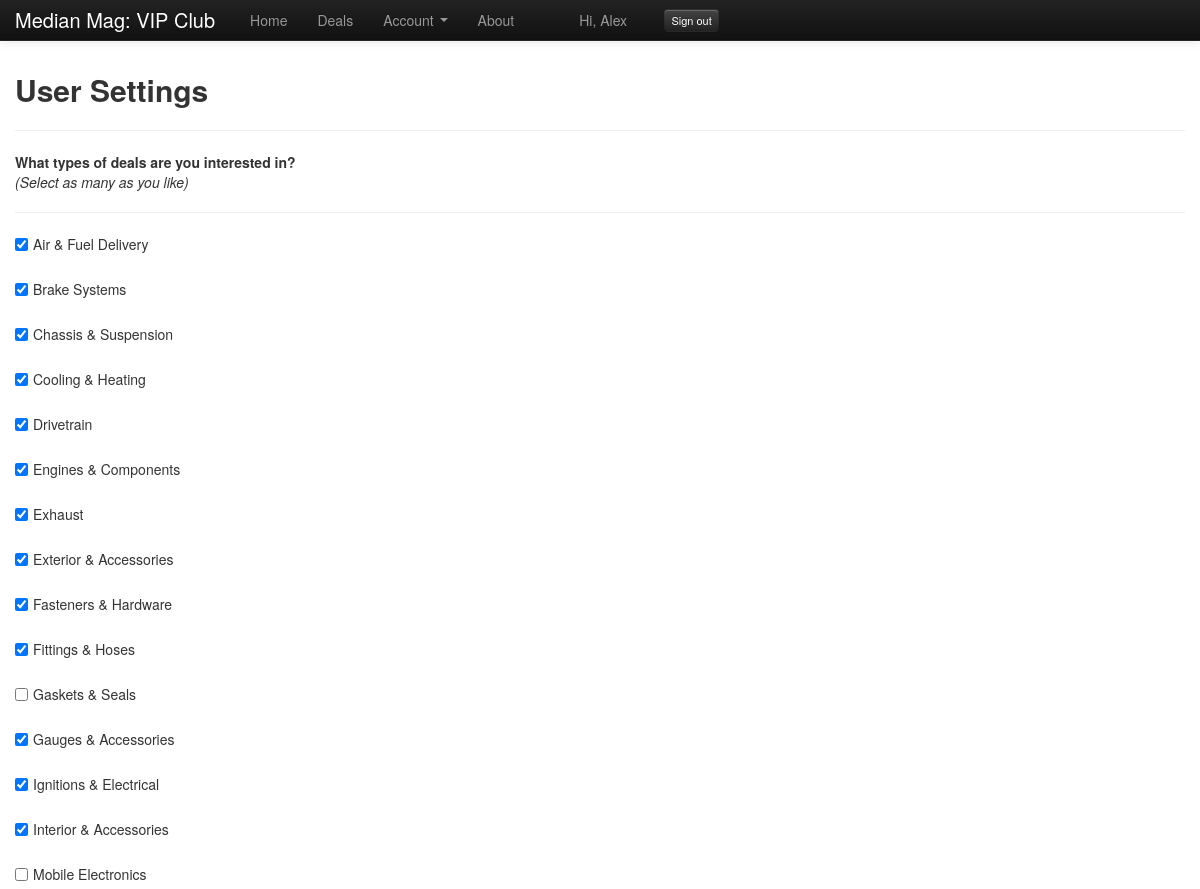
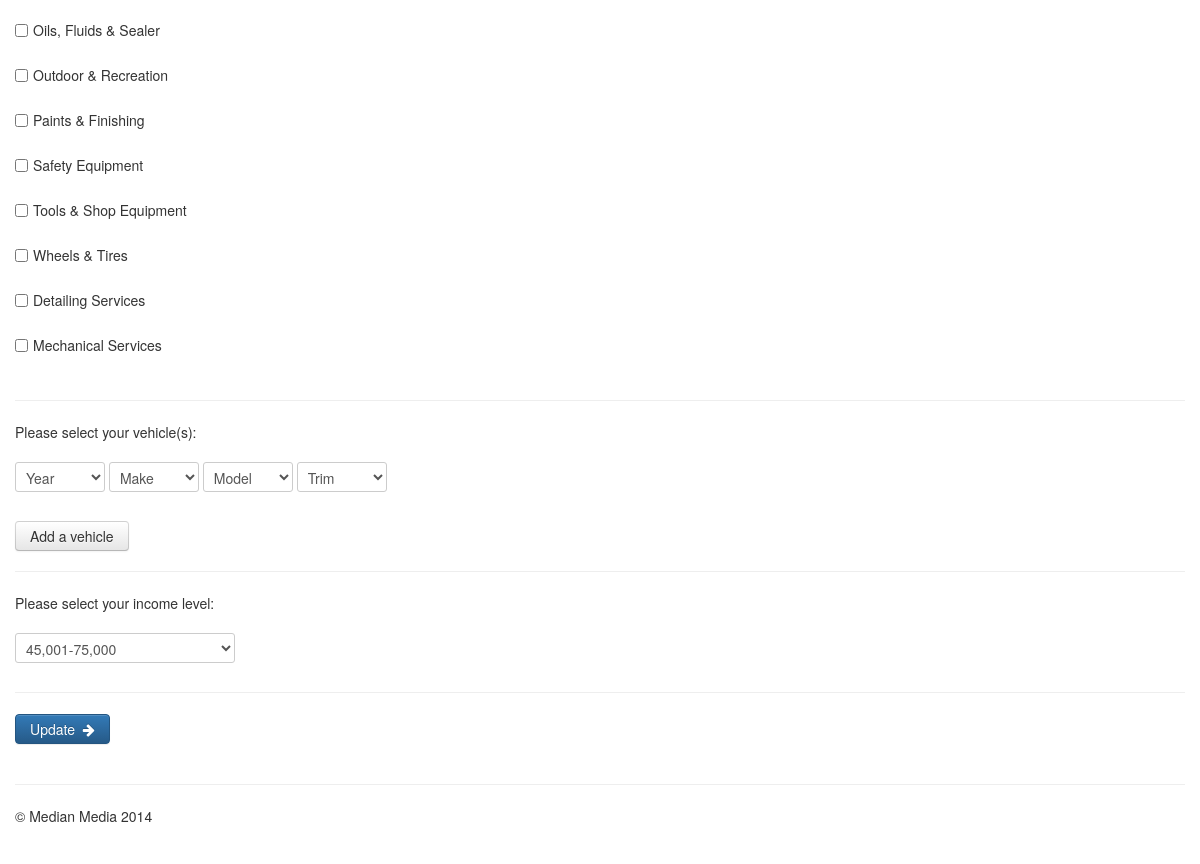
Screenshot of /index.php?p=uset (signed in) with the database file from the repository (2 pictures, top to bottom).
### tables this page shows
CREATE TABLE IF NOT EXISTS `categories` (
  `cat_id` int(10) NOT NULL AUTO_INCREMENT,
  `cat_name` varchar(50) NOT NULL,
  `parent_cat` int(10) NOT NULL DEFAULT '0',
  PRIMARY KEY (`cat_id`)
);

CREATE TABLE IF NOT EXISTS `users` (
  `user_id` int(10) NOT NULL AUTO_INCREMENT COMMENT 'AI UID',
  `username` varchar(30) NOT NULL COMMENT 'usernames',
  `fname` varchar(30) NOT NULL COMMENT 'First Name',
  `lname` varchar(30) NOT NULL COMMENT 'Last Name',
  `address1` varchar(50) NOT NULL COMMENT 'Address 1',
  `address2` varchar(50) NOT NULL COMMENT 'Address 2',
  `city` varchar(30) NOT NULL,
  `state` varchar(30) NOT NULL,
  `zip` int(10) NOT NULL,
  `email` varchar(50) NOT NULL COMMENT 'email',
  `birthdate` date NOT NULL,
  `income` int(4) NOT NULL COMMENT '1=25k, 2=24-25, 3=45-75. 4=75+',
  `hashed_password` varchar(40) NOT NULL COMMENT 'Hashed Passwords (SHA1)',
  `is_setup` tinyint(4) NOT NULL DEFAULT '0' COMMENT 'Setup (Selections)',
  `is_dealer` tinyint(4) NOT NULL DEFAULT '0' COMMENT 'Dealer (Dealer Tools)',
  `start_date` timestamp NOT NULL DEFAULT CURRENT_TIMESTAMP ON UPDATE CURRENT_TIMESTAMP,
  `alerts` tinyint(1) NOT NULL DEFAULT '1' COMMENT '1=yes, 0=no',
  PRIMARY KEY (`user_id`),
  UNIQUE KEY `user_id` (`user_id`),
  KEY `email` (`email`),
  KEY `username` (`username`)
);

### index.php (called while the page is built)
<?php include('inc/head.php');?>
<?php include('inc/navbar.php');?>
<?php include('inc/main.php');?>
<?php include('inc/footer.php');?>

### inc/config.php (called while the page is built, shortened)
<?php
$db_name = "c9";
?>

### inc/dbconnect.php (called while the page is built, shortened)
<?php
include('config.php');
$link = mysql_connect($db_server, $db_user);
$db_selected = mysql_select_db($db_name, $link);
?>

### inc/uset.php (the view, shortened to what this page needs)
<?php include('inc/dbconnect.php');?>
<?php
		$user2cat_query = mysql_query("SELECT cat_id FROM user2cat WHERE user_id = " . $_SESSION['user_id']);
		$cat_array = array();
		while ($user2cat_array = mysql_fetch_array($user2cat_query)){
			$cat_array[] = $user2cat_array['cat_id'];
		}
if ($_POST != NULL){
	$current_income = $_POST['income'];
} else {
$query = mysql_query("SELECT income FROM users WHERE user_id = " . $_SESSION['user_id']);
$current_income = mysql_fetch_array($query);
$current_income = $current_income['income'];
}
$income = $_POST['income'];
?>
<h2>User Settings</h2>
			<form action="index.php?p=uset" method="post">
			<hr>
			<strong>What types of deals are you interested in?</strong><br><em>(Select as many as you like)</em>
			<hr>
			<?php
				$query = mysql_query("SELECT * FROM categories");
				while ($category = mysql_fetch_array($query)){
				if (isset($category)){
					$cat_id = $category['cat_id'];
					$cat_name = $category['cat_name'];
					echo "<label class=\"checkbox\">";
					echo "<input type=\"checkbox\"";
					if (in_array($cat_id, $cat_array)){
						echo "checked=\"checked\"";
						}
					echo "name=\"category" . $cat_id . "\" ";
					echo "value=" . $cat_id . ">";
					echo $cat_name . "</label> <br>";
					}
				}
			?>
			<hr>
			Please select your vehicle(s):
			<br><br>
			<select class="input-small">
				<option>Year</option>
			</select>
			<select class="input-small">
				<option>Make</option>
			</select>
			<select class="input-small">
				<option>Model</option>
			</select>
			<select class="input-small">
				<option>Trim</option>
			</select>
			<br><br>
			<button class="btn" type="button" onclick="toggle_visibility('addVehicle');">Add a vehicle</button>
			<hr>
			Please select your income level:
			<br><br>
			<select name="income"><span class="text-error reg-alerts">
				<option value="3" <?php if ($current_income == 3){echo "selected=\"selected\"";}?>>45,001-75,000</option>
			</select>
			<hr>
			<button type="submit" class="btn btn-primary" name="continue">Update &nbsp;<i class="icon-arrow-right icon-white"></i></button>
			</form>

### inc/head.php (shortened to what this page needs)
<?php session_start(); echo "<!DOCTYPE html>";?>
 <html class="no-js">
    <head>
        <link rel="stylesheet" href="css/bootstrap.min.css">
        <link rel="stylesheet" href="css/bootstrap-responsive.min.css">
        <link rel="stylesheet" href="css/main.css">
		<link rel="stylesheet" href="https://maxcdn.bootstrapcdn.com/bootstrap/3.3.1/css/bootstrap-theme.min.css">
		<link rel="stylesheet" href="css/font-awesome.min.css">
    </head>
    <body>

### inc/navbar.php (shortened to what this page needs)
<?php $page = NULL ?>
<?php if (isset($_GET['p'])) {$page = $_GET['p'];} ?>
<?php
if (isset($_SESSION['user_id'])){
	$user_session = TRUE;
} else {
	$user_session = FALSE;
}
?>
        <div class="navbar navbar-inverse navbar-fixed-top">
            <div class="navbar-inner">
                <div class="container">
                    <a class="brand" href="index.php">Median Mag: VIP Club</a>
                    <div class="nav-collapse collapse">
                        <ul class="nav">
                            <li <?php if (!$page){echo "class=\"active\"";}?>><a href="index.php">Home</a></li>
                            <li <?php if (!$user_session){echo "class=\"nav-hidden\"";}?><?php if ($page == "deals"){echo " class=\"active\"";}?>><a href="index.php?p=deals">Deals</a></li>
							<li <?php if (!$user_session){echo " class=\"nav-hidden\"";}?> class="dropdown">
                                <a href="#" class="dropdown-toggle" data-toggle="dropdown">Account <b class="caret"></b></a>
                            </li>
                            <li <?php if ($page == "about"){echo "class=\"active\"";}?>><a href="index.php?p=about">About</a></li>
                        </ul>
                        <?php if(!$user_session){echo "<form action=\"login.php\" method=\"post\" class=\"navbar-form pull-right\">
                            <input class=\"span2\" type=\"text\" name=\"username\" placeholder=\"Username\">
                            <input class=\"span2\" type=\"password\" name=\"password\" placeholder=\"Password\">
                            <button type=\"submit\" class=\"btn\">Sign in</button></form>";}else{
							echo "<ul class=\"nav nav-welcome\"><span class=\"nav-greeting\">Hi, " . $_SESSION['fname'] . "</span></li></ul>&nbsp;&nbsp;&nbsp;&nbsp;&nbsp;&nbsp; <a href=\"logout.php\" class=\"btn btn-mini btn-inverse\"> Sign out</a>";}?>
                    </div>
                </div>
            </div>
        </div>
<div class="container">

### inc/main.php (shortened to what this page needs)
<?php
if (isset($_GET['p'])){$page = $_GET['p'];} else { $_GET['p'] = NULL;}
if (!include($page . '.php')){
	echo "<script type=\"text/javascript\"> window.location = \"404.html\" </script>";;
}
?>

### inc/footer.php (shortened to what this page needs)
 </div>
<div class="container">
            <hr>
            <footer>
                <p>&copy; Median Media <?php echo date("Y"); ?> </p>
            </footer>
		</div>
    </body>
</html>

### css/main.css (style rules this page uses)
html { overflow-y:scroll; }
.nav-welcome { padding-top: 10px; padding-left: 40px; }
.navbar .btn-mini, .navbar .btn-group { margin-top: 9px; }
.collapse { position: static; }

### inc/head.php (style rules this page uses)
body { padding-top: 60px; padding-bottom: 40px; }

### rows the page displays
categories: cat_id "☑", cat_name "Air & Fuel Delivery"
categories: cat_id "☑", cat_name "Brake Systems"
categories: cat_id "☑", cat_name "Chassis & Suspension"
categories: cat_id "☑", cat_name "Cooling & Heating"
categories: cat_id "☑", cat_name "Drivetrain"
categories: cat_id "☑", cat_name "Engines & Components"
categories: cat_id "☑", cat_name "Exhaust"
categories: cat_id "☑", cat_name "Exterior & Accessories"
categories: cat_id "☑", cat_name "Fasteners & Hardware"
categories: cat_id "☑", cat_name "Fittings & Hoses"
categories: cat_name "Gaskets & Seals"
categories: cat_id "☑", cat_name "Gauges & Accessories"
categories: cat_id "☑", cat_name "Ignitions & Electrical"
categories: cat_id "☑", cat_name "Interior & Accessories"
categories: cat_name "Mobile Electronics"
categories: cat_name "Oils, Fluids & Sealer"
categories: cat_name "Outdoor & Recreation"
categories: cat_name "Paints & Finishing"
categories: cat_name "Safety Equipment"
categories: cat_name "Tools & Shop Equipment"
categories: cat_name "Wheels & Tires"
categories: cat_name "Detailing Services"
categories: cat_name "Mechanical Services"
users: income "45,001-75,000"

### other values shown
$_SESSION['fname'] "Alex"
